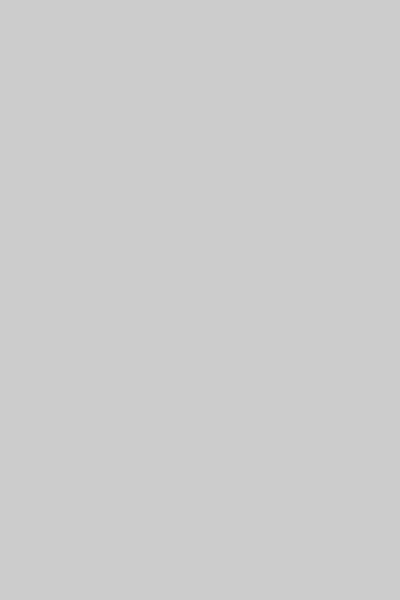
Frame 1 (no input)
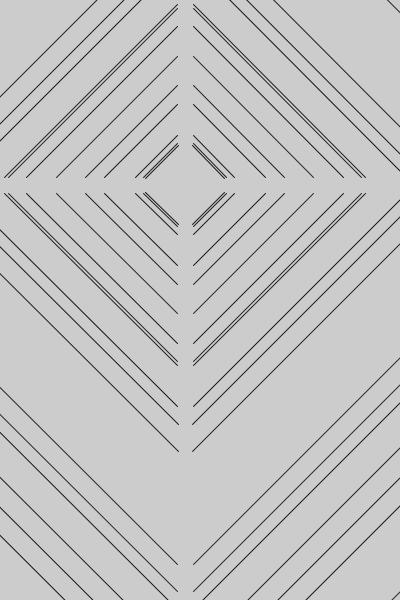
Frame 60 (the mouse pressed at the canvas centre just before this capture)
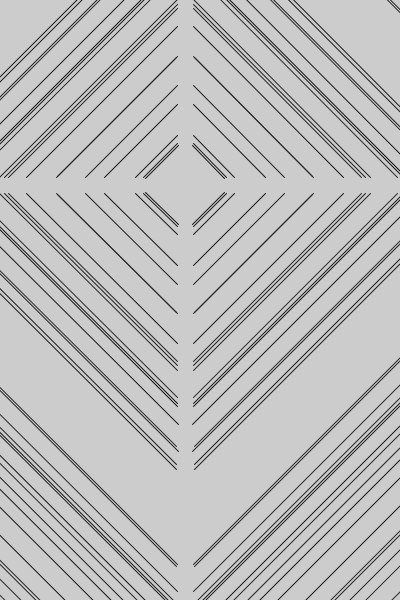
Frame 120 (the mouse held since frame 60 and released just before this capture)

The Processing sketch that drew these frames (run headless with seeded random() and noise(); from frame 60 on, the mouse is pressed at the canvas centre):

// Processing sketch: processing_4479
// ── processing_4479.pde

void setup(){  
size(400,600);}  
void draw()
{float z=185;float p=random(14*z);int b=second();
{line(z-b,z-p,z-p,z-b);
line(z+b,z-p,z+p,z-b);
line(z-b,z+p,z-p,z+b);
line(z+b,z+p,z+p,z+b);
stroke(b+b+p/100);}} 
